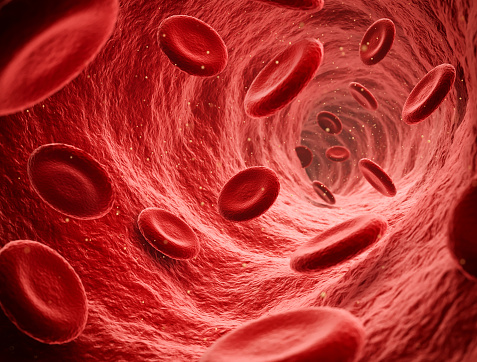
#> input picture bloodCells.jpg, 477 x 362 px
$ python gaussianLowpassFilter_idealHighpassFilter.py
#> lines starting #> are read from the running program, lines starting #| are printed output that depends on the picture; after the words box and inside, x2 and y2 are one past the last pixel; in counts of white or black regions, pixels touching at a corner belong together
# F55121006_Felisya Brigita Tania Wong_A

import cv2
import numpy as np
from matplotlib import pyplot as plt

# membaca gambar
img = cv2.imread('bloodCells.jpg', 0)
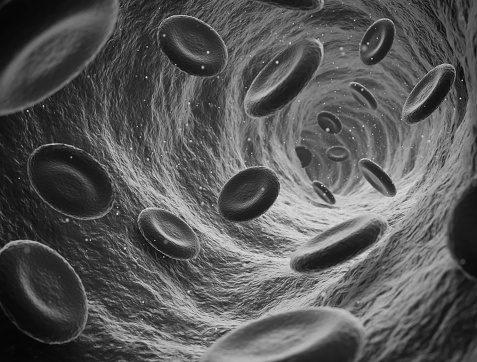
#> img: shape (362, 477); min 3, max 229, mean 88

# Fourier Transform
f = np.fft.fft2(img)
fshift = np.fft.fftshift(f)

# Filter Gaussian Lowpass
rows, cols = img.shape
#> rows = 362; cols = 477
crow, ccol = rows/2, cols/2
#> crow = 181; ccol = 238.5

# membuat filter lowpass Gaussian 2D dengan deviasi standar 20
D = 20
gaussian_lp = np.zeros((rows, cols))
for i in range(rows):
    for j in range(cols):
        gaussian_lp[i,j] = np.exp(-((i-crow)**2+(j-ccol)**2)/(2*D**2))
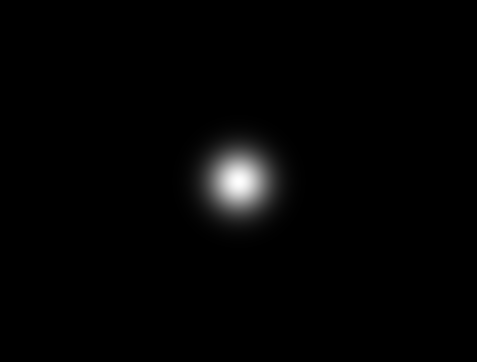
#> gaussian_lp: shape (362, 477) float64; min 2.17e-49, max 1, mean 0.0146

# terapkan filter
fshift_gaussian = fshift * gaussian_lp
f_ishift_gaussian = np.fft.ifftshift(fshift_gaussian)
img_gaussian = np.fft.ifft2(f_ishift_gaussian)
img_gaussian = np.abs(img_gaussian)
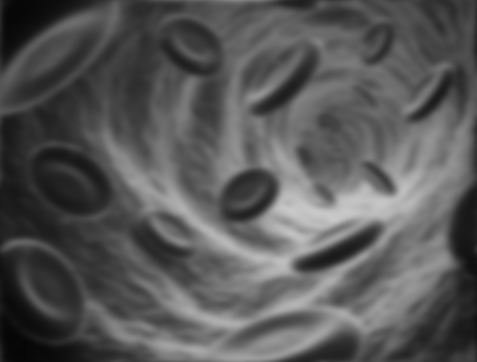
#> img_gaussian: shape (362, 477) float64; min 6.39, max 201.5, mean 88

# Filter Ideal Highpass
# membuat filter highpass ideal 2D dengan radius 50
ideal_hp = np.zeros((rows, cols))
D = 50
for i in range(rows):
    for j in range(cols):
        if np.sqrt((i-crow)**2+(j-ccol)**2) > D:
            ideal_hp[i,j] = 1
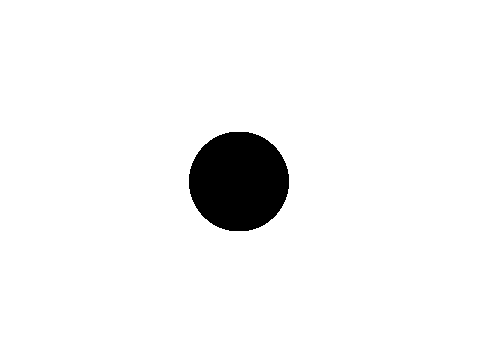
#> ideal_hp: shape (362, 477) float64; values 0 (black) and 1 (white), 95.5% white; 1 black region, box (x1, y1, x2, y2) and area: (189, 132, 289, 231) 7856

# terapkan filter
fshift_ideal = fshift * ideal_hp
f_ishift_ideal = np.fft.ifftshift(fshift_ideal)
img_ideal = np.fft.ifft2(f_ishift_ideal)
img_ideal = np.abs(img_ideal)
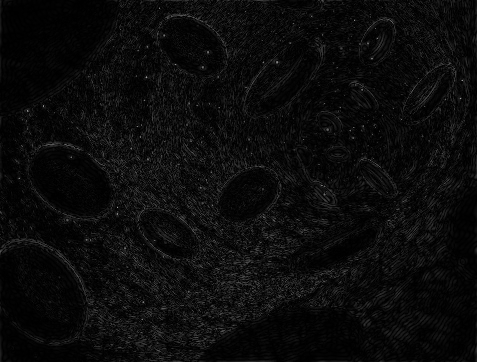
#> img_ideal: shape (362, 477) float64; min 0.00772, max 160, mean 11.5

# tampilkan gambar
plt.subplot(2,2,1),plt.imshow(img, cmap='gray')
plt.title('Original Image'), plt.xticks([]), plt.yticks([])
plt.subplot(2,2,2),plt.imshow(img_gaussian, cmap='gray')
plt.title('Gaussian Lowpass Filter'), plt.xticks([]), plt.yticks([])
plt.subplot(2,2,3),plt.imshow(img_ideal, cmap='gray')
plt.title('Ideal Highpass Filter'), plt.xticks([]), plt.yticks([])
plt.show()
